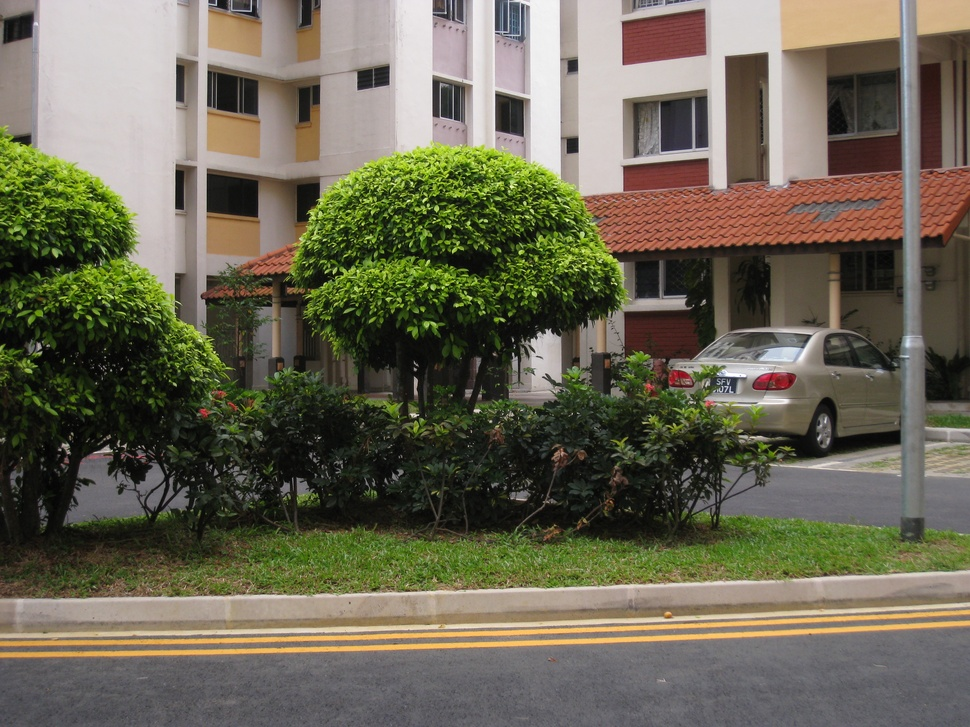
#> input picture Image-Stitching-from-Scratch/Dataset/scene1/I11.JPG, 970 x 727 px, shrunk from 3264 x 2448 before the run, given as the content of the folder 2/Histogram-Matching-from-Scratch/Dataset/histogram_matching, which was not available
$ jupyter execute --allow-errors Histogram-Matching.ipynb   (text cells are left out)
#> lines starting #> are read from the running program, lines starting #| are printed output that depends on the picture; pictures that were not available may be replaced by others from this repository, and a replacement may not be noted
[cell 1]
# Importing the libraries
import numpy as np
import os
import cv2 # used only for loading the image
import matplotlib.pyplot as plt # used only for displaying the image

[cell 2]
# this function is responsible for calculating the histogram of an image
def calculate_histogram(image, num_bins=256):
    histogram = np.zeros(num_bins, dtype=np.int32) # initialize the histogram
    for pixel_value in image.ravel(): # ravel() returns a contiguous flattened array
        histogram[pixel_value] += 1 # increment the count of the pixel value
    return histogram # return the histogram

# this function is responsible for calculating the normalized histogram of an image
def calculate_normalized_histogram(image, num_bins=256):
    histogram = calculate_histogram(image, num_bins) # calculate the histogram
    sum_of_histogram = np.sum(histogram) # sum of all the pixel values
    histogram = histogram / sum_of_histogram # normalize the histogram
    return histogram # return the normalized histogram

# this function is responsible for calculating the cumulative histogram of an image
def calculate_cumulative_histogram(histogram):
    sum_of_histogram = np.sum(histogram) # sum of all the pixel values
    histogram = histogram / sum_of_histogram # normalize the histogram
    cumulative_histogram = np.zeros(histogram.shape, dtype=np.float32) # initialize the cumulative histogram
    cumulative_histogram[0] = histogram[0]
    for i in range(1, histogram.shape[0]): # calculate the cumulative histogram
        cumulative_histogram[i] = cumulative_histogram[i - 1] + histogram[i]
    return cumulative_histogram # return the cumulative histogram

[cell 3]
# opeining the images in grayscale and storing them in a list
image_folder_path = os.path.join(os.getcwd(), 'Dataset', 'histogram_matching')
image_set = []
for image_name in os.listdir(image_folder_path): # iterate over all the images in the folder
    img = cv2.imread(os.path.join(image_folder_path, image_name), cv2.IMREAD_GRAYSCALE) # read the image in grayscale
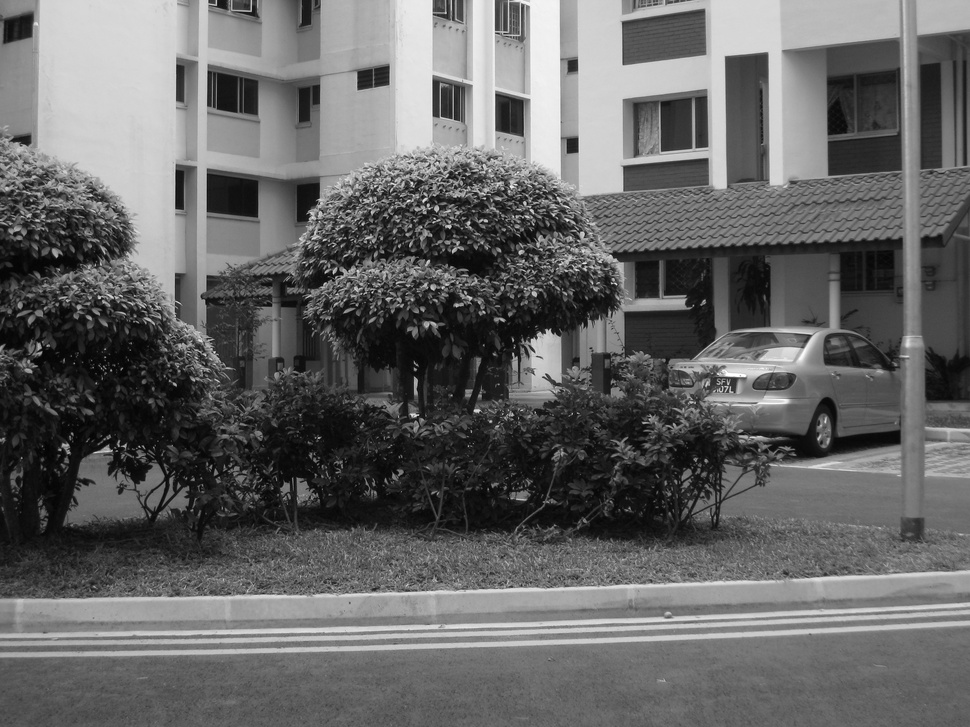
#> img: shape (727, 970); min 0, max 255, mean 101.6
    image_set.append(img) # append the image to the list

[cell 4]
# this function is responsible for displaying the images and their histograms
def visualize_histograms(image_set, figsize=(15, 9), image_titles=None):
#> called with figsize = (15, 9)
    plt.figure(figsize=figsize) # set the figure size

    for i, image in enumerate(image_set): # iterate over all the images
        histogram = calculate_histogram(image) # calculate the histogram of the image
        normalized_histogram = calculate_normalized_histogram(image) # calculate the normalized histogram of the image
        cumulative_histogram = calculate_cumulative_histogram(histogram) # calculate the cumulative histogram of the image

        plt.subplot(3, len(image_set), i + 1) # display the image
        plt.imshow(image, cmap='gray')
        plt.title(image_titles[i], fontsize=10)
        plt.axis('off')

        plt.subplot(3, len(image_set), i + 1 + len(image_set)) # display the histogram
        plt.bar(range(256), normalized_histogram, width=1.0)
        plt.title('Normalized Histogram ('+image_titles[i]+')', fontsize=8)
        plt.xlabel('Pixel Value', fontsize=8)
        plt.ylabel('Frequency', fontsize=8)

        plt.subplot(3, len(image_set), i + 1 + 2 * len(image_set)) # display the cumulative histogram
        plt.plot(cumulative_histogram)
        plt.title('Cumulative Histogram ('+image_titles[i]+')', fontsize=8)
        plt.xlabel('Pixel Value', fontsize=8)
        plt.ylabel('Frequency', fontsize=8)
#> this loop made 1 pass

    plt.tight_layout()
    plt.show()
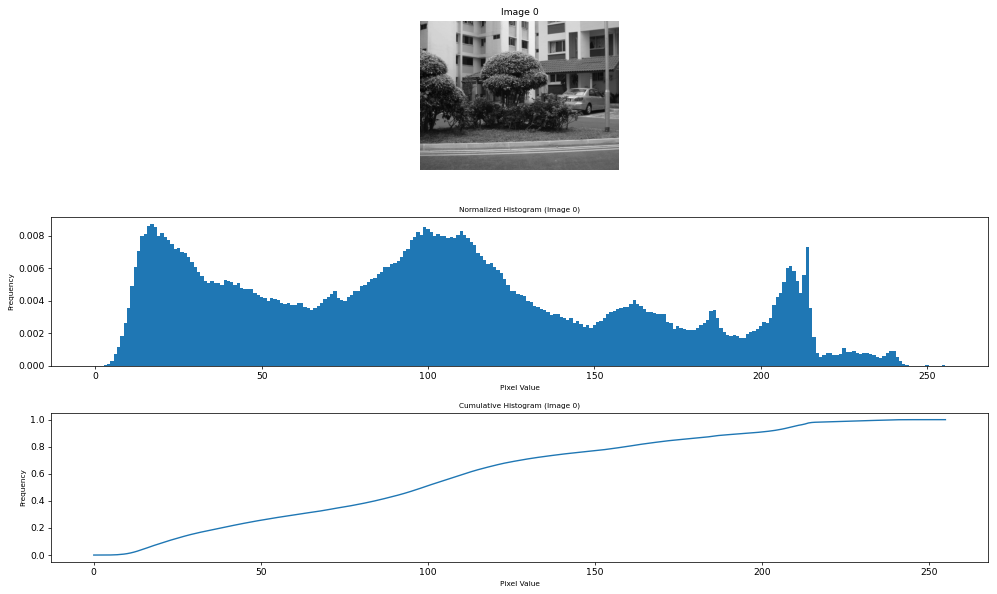
#> figure drawn by matplotlib, 3 panels; panel 2: tallest bar 0.00873 high, from x = 16.5 to 17.5; panel 3: curve peaks at x = 255, y = 1

# displaying the images and their histograms
visualize_histograms(image_set, image_titles=['Image 0', 'Image 1', 'Image 2', 'Image 3'])

$ run again, on Image-Stitching-from-Scratch/Dataset/scene2/I23.jpg
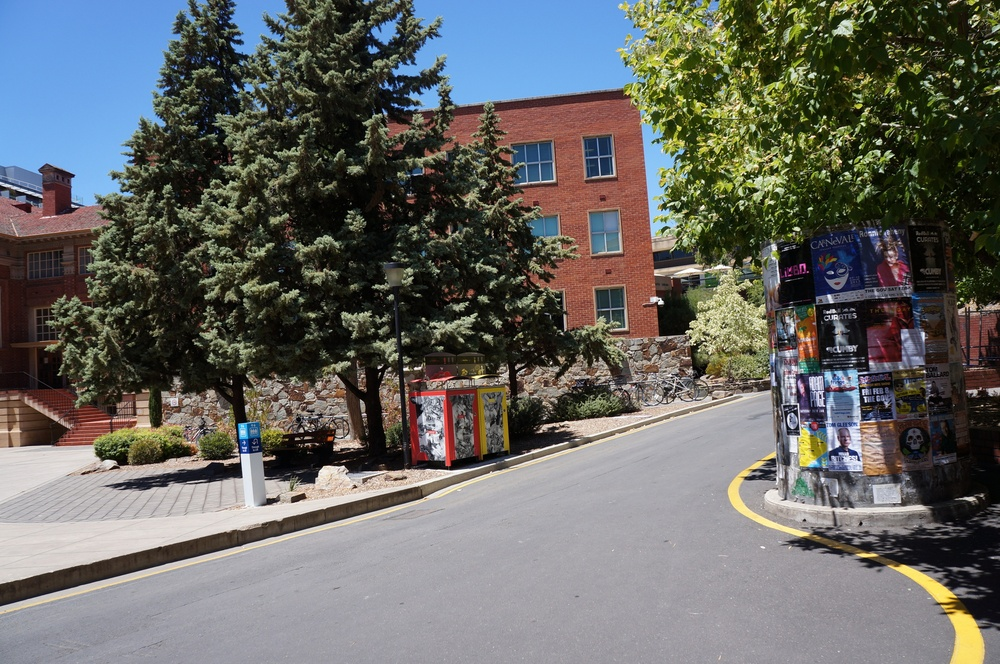
#> input picture Image-Stitching-from-Scratch/Dataset/scene2/I23.jpg, 1000 x 664 px, shrunk from 2000 x 1329 before the run, given as the content of the folder 3/Histogram-Matching-from-Scratch/Dataset/histogram_matching, which was not available
#> `img = cv2.imread(os.path.join(image_folder_path, image_name), cv2.IMRE..`:
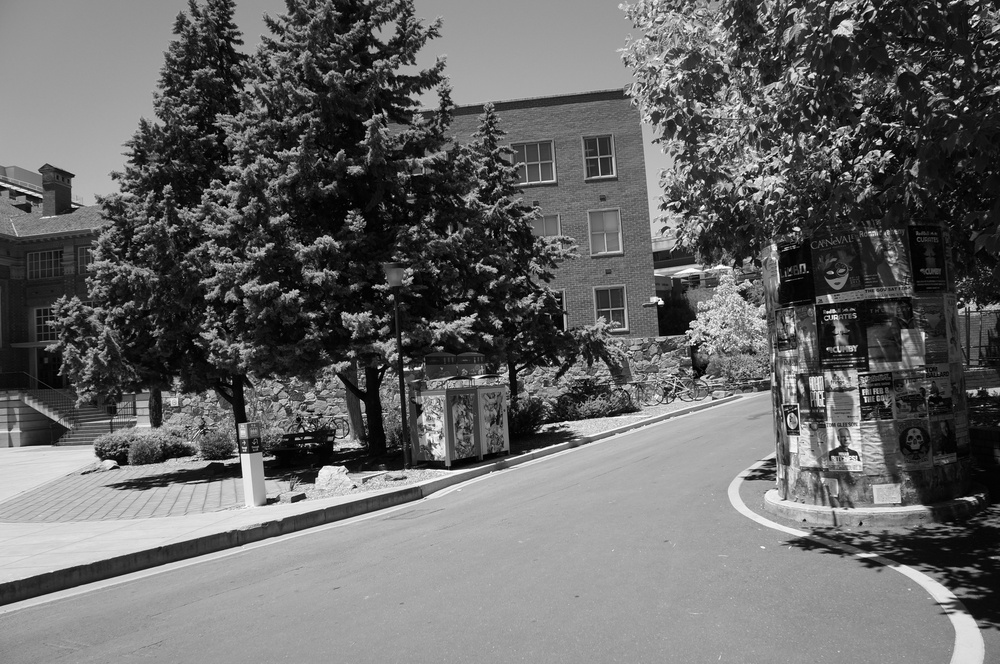
#> img: shape (664, 1000); min 0, max 255, mean 102.3
#> the loop in visualize_histograms, `for i, image in enumerate(image_set):` made 1 pass
#> in visualize_histograms, `plt.show()`:
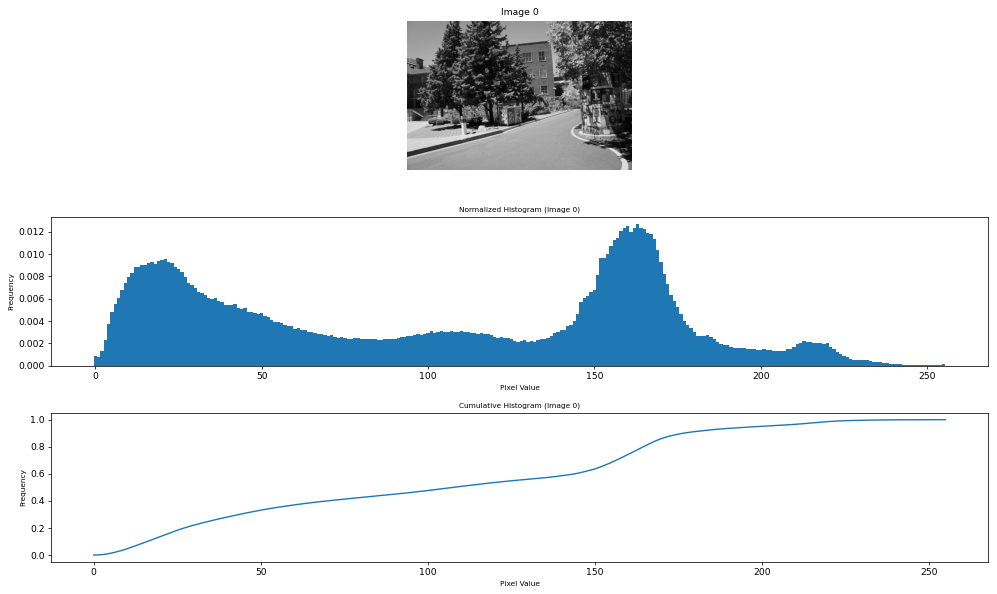
#> figure drawn by matplotlib, 3 panels; panel 2: tallest bar 0.0127 high, from x = 162.5 to 163.5; panel 3: curve peaks at x = 255, y = 1

$ run again, on Image-Stitching-from-Scratch/Dataset/scene2/I24.jpg
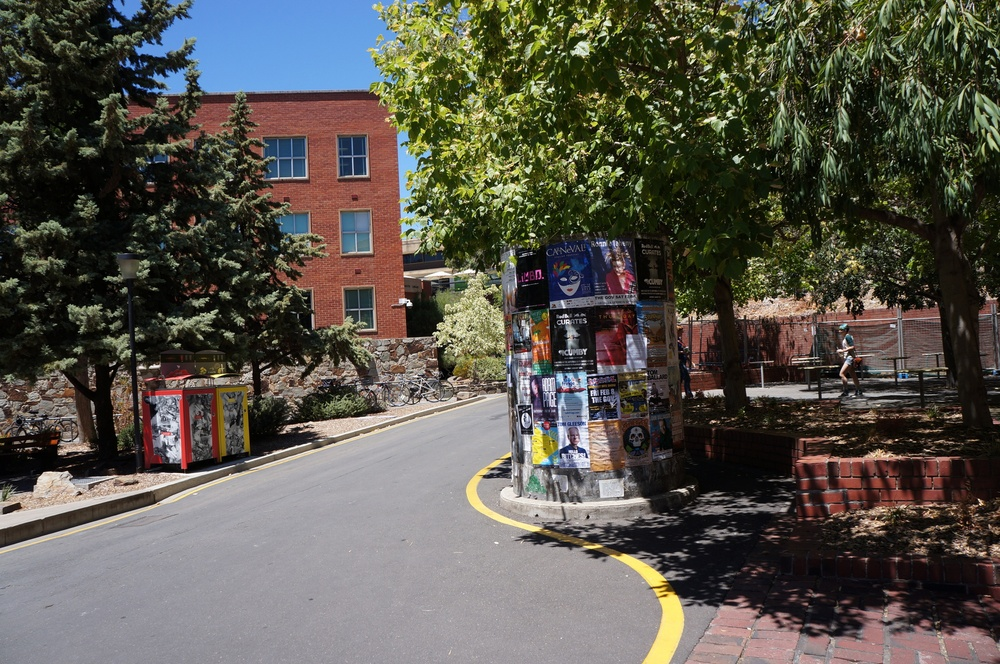
#> input picture Image-Stitching-from-Scratch/Dataset/scene2/I24.jpg, 1000 x 664 px, shrunk from 2000 x 1329 before the run, given as the content of the folder 4/Histogram-Matching-from-Scratch/Dataset/histogram_matching, which was not available
#> `img = cv2.imread(os.path.join(image_folder_path, image_name), cv2.IMRE..`:
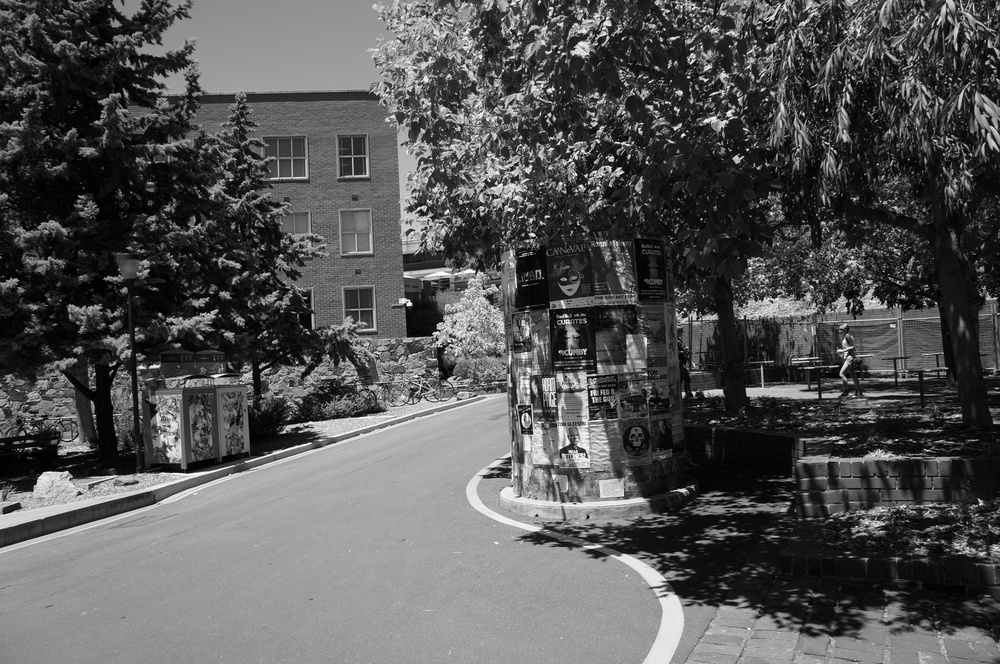
#> img: shape (664, 1000); min 0, max 255, mean 85.1
#> the loop in visualize_histograms, `for i, image in enumerate(image_set):` made 1 pass
#> in visualize_histograms, `plt.show()`:
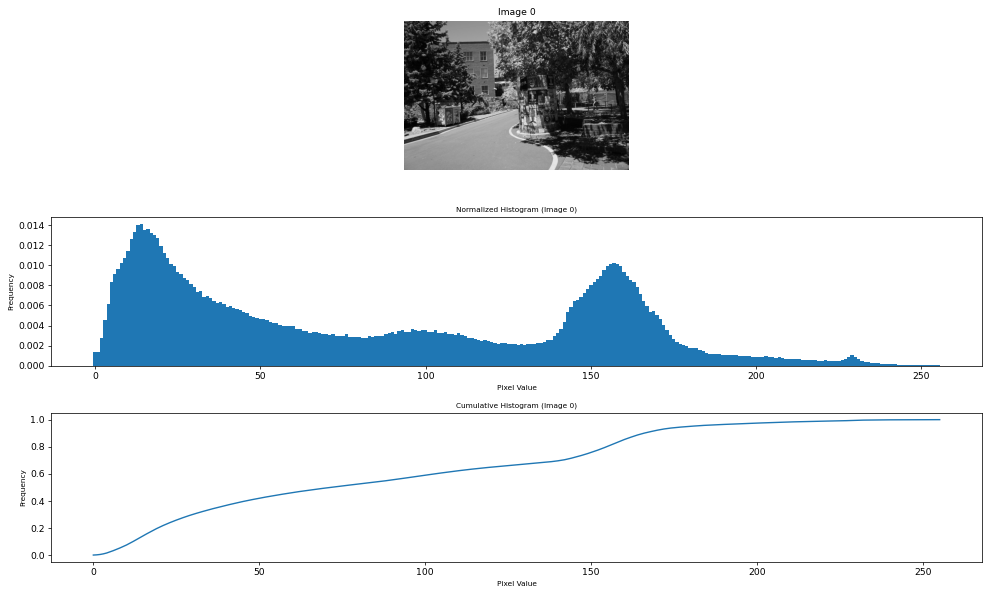
#> figure drawn by matplotlib, 3 panels; panel 2: tallest bar 0.0141 high, from x = 13.5 to 14.5; panel 3: curve peaks at x = 255, y = 1

$ run again, on Image-Stitching-from-Scratch/Dataset/scene3/I31.JPG
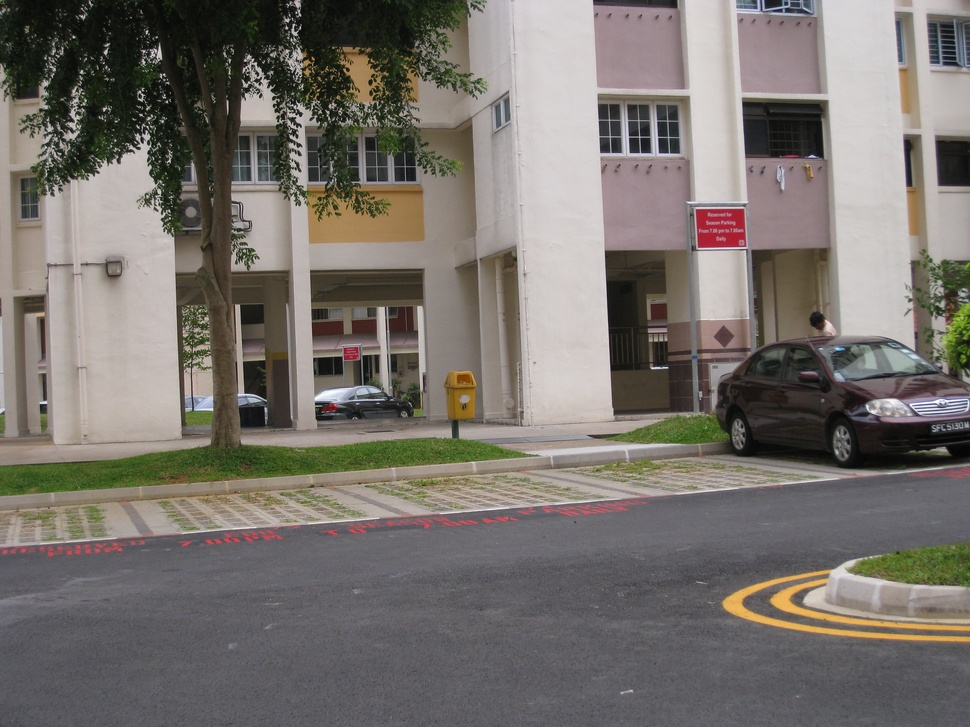
#> input picture Image-Stitching-from-Scratch/Dataset/scene3/I31.JPG, 970 x 727 px, shrunk from 3264 x 2448 before the run, given as the content of the folder 5/Histogram-Matching-from-Scratch/Dataset/histogram_matching, which was not available
#> `img = cv2.imread(os.path.join(image_folder_path, image_name), cv2.IMRE..`:
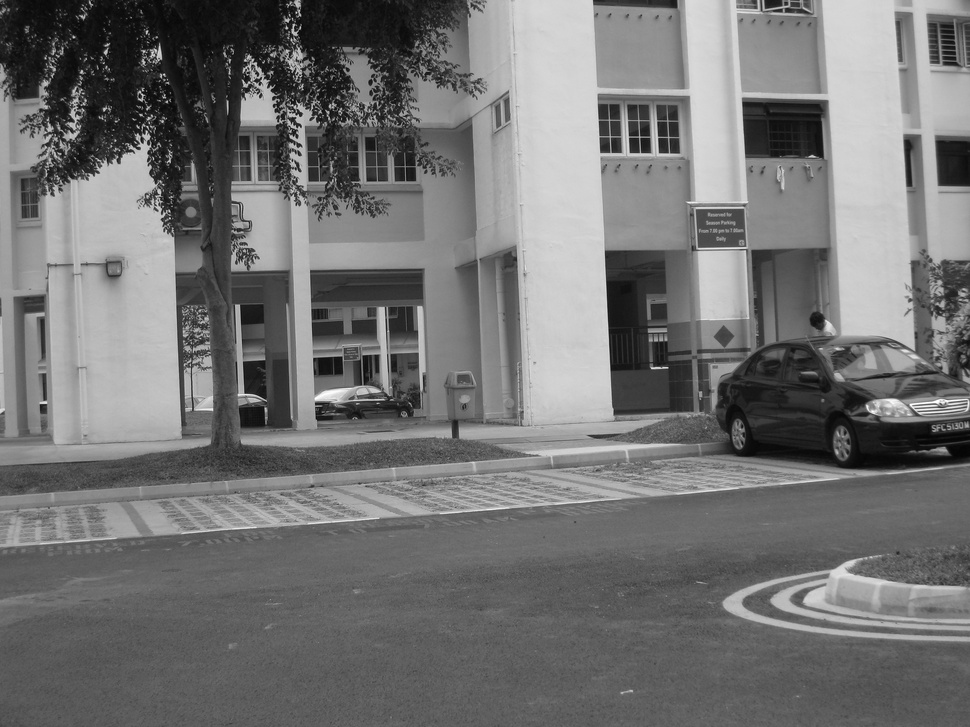
#> img: shape (727, 970); min 0, max 255, mean 115
#> the loop in visualize_histograms, `for i, image in enumerate(image_set):` made 1 pass
#> in visualize_histograms, `plt.show()`:
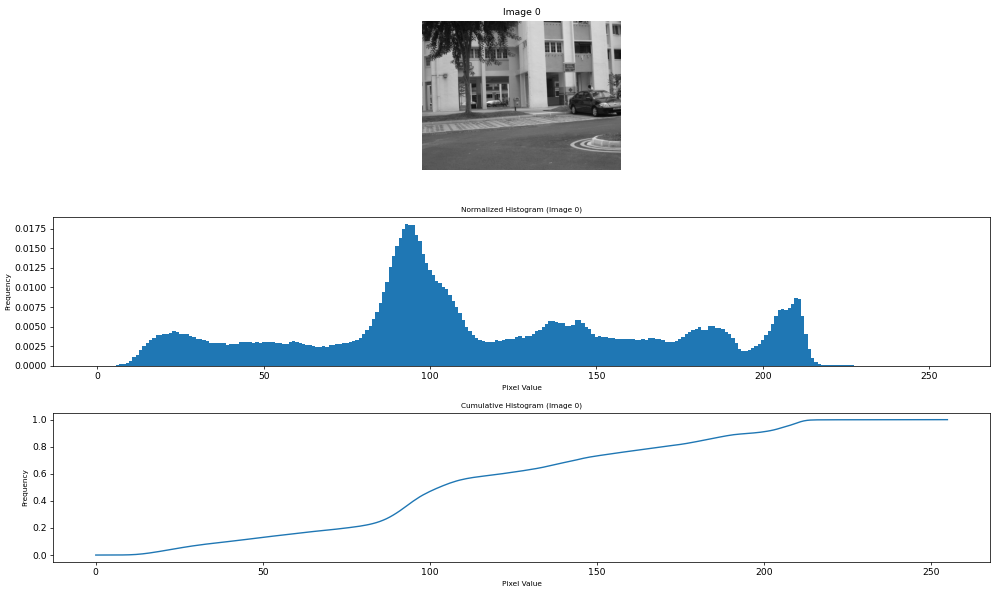
#> figure drawn by matplotlib, 3 panels; panel 2: tallest bar 0.0181 high, from x = 92.5 to 93.5; panel 3: curve peaks at x = 255, y = 1
